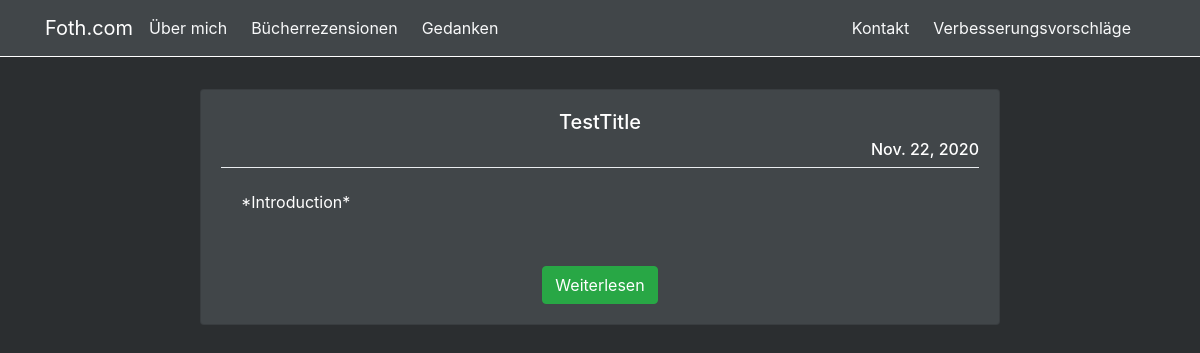
Page /book_reviews/ on the earlier database version.
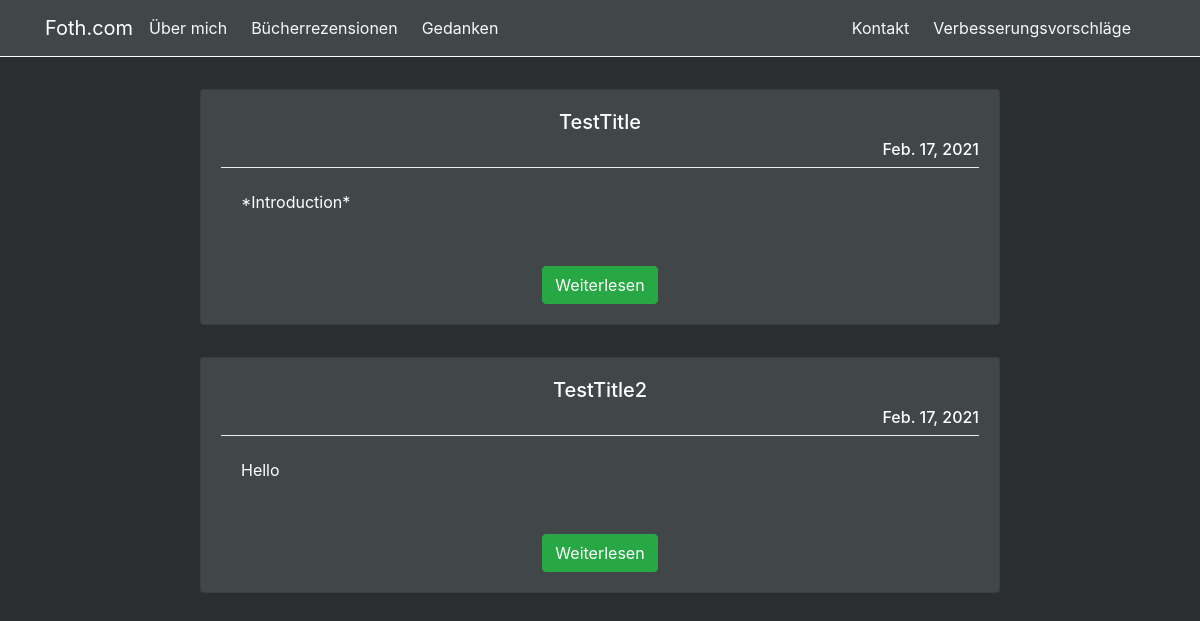
Same page on the later database version.
### book_reviews/models.py (models this page shows)
class BookReviewArticle(models.Model):
    book_title = models.CharField(max_length=64)
    introduction = models.CharField(max_length=2000, default="*Introduction*")
    review_content = models.CharField(max_length=25000)
    article_date = models.DateField(auto_now=True)

### book_reviews/views.py (the view)
# urls.py: path('', views.show_articles, name='show_articles'),
def show_articles(request):
    book_reviews = BookReviewArticle.objects.all()
    return render(request, "book_reviews/show_articles.html", {"book_reviews": book_reviews})

### book_reviews/templates/book_reviews/show_articles.html
{% extends 'base.html' %}
{% block content %}
{% for review in book_reviews %}
    <div class="card" style="width: 50rem; margin:2rem; color: white; background-color: rgb(65, 70, 73);">
        <div class="card-body">
            <h5 class="card-title">{{ review.book_title }}</h5>
            <h6 class="card-subtitle"  align="right">{{ review.article_date }}</h6>
            <div class="dropdown-divider"></div>
        <div class="card-body">
            <div class="card-subtitle" align="left">{{ review.introduction }}</div>
        </div>
        <a href=""><button type="button" class="btn btn-success" style="margin-top: 2rem;">Weiterlesen</button></a>
        </div>
    </div>
{% endfor %}
{% endblock %}

Differences in the rows shown:
changed BookReviewArticle "TestTitle": article_date "Nov. 22, 2020" → "Feb. 17, 2021"
added BookReviewArticle: book_title "TestTitle2", article_date "Feb. 17, 2021", introduction "Hello"
